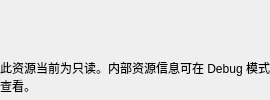
<?xml version="1.0" encoding="UTF-8"?>
<ui version="4.0"><class>AssetImportPanelForm</class><widget class="QWidget" name="AssetImportPanelForm"><layout class="QVBoxLayout" name="mainLayout"><property name="leftMargin"><number>0</number></property><property name="topMargin"><number>0</number></property><property name="rightMargin"><number>0</number></property><property name="bottomMargin"><number>0</number></property><item><widget class="QWidget" name="settingsHost"><layout class="QVBoxLayout" name="settingsLayout"><property name="leftMargin"><number>0</number></property><property name="topMargin"><number>0</number></property><property name="rightMargin"><number>0</number></property><property name="bottomMargin"><number>0</number></property></layout></widget></item><item><widget class="QLabel" name="readOnlyLabel"><property name="text"><string>此资源当前为只读。内部资源信息可在 Debug 模式查看。</string></property><property name="wordWrap"><bool>true</bool></property></widget></item></layout></widget><resources/><connections/></ui>
